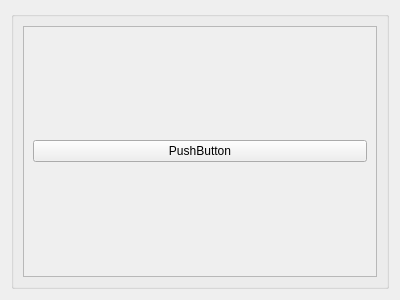
<?xml version="1.0" encoding="UTF-8"?>
<ui version="4.0">
 <class>Form</class>
 <widget class="QWidget" name="Form">
  <property name="geometry">
   <rect>
    <x>0</x>
    <y>0</y>
    <width>400</width>
    <height>300</height>
   </rect>
  </property>
  <property name="windowTitle">
   <string>Form</string>
  </property>
  <layout class="QHBoxLayout" name="horizontalLayout_3">
   <item>
    <widget class="QGroupBox" name="contentGroupBox">
     <property name="title">
      <string/>
     </property>
     <layout class="QHBoxLayout" name="horizontalLayout_2">
      <item>
       <layout class="QHBoxLayout" name="layoutContent">
        <item>
         <widget class="QScrollArea" name="contentScrollArea">
          <property name="widgetResizable">
           <bool>true</bool>
          </property>
          <widget class="QWidget" name="contentScrollAreaWidgetContents">
           <property name="geometry">
            <rect>
             <x>0</x>
             <y>0</y>
             <width>342</width>
             <height>242</height>
            </rect>
           </property>
           <layout class="QHBoxLayout" name="horizontalLayout">
            <item>
             <widget class="QPushButton" name="pushButton">
              <property name="text">
               <string>PushButton</string>
              </property>
             </widget>
            </item>
           </layout>
          </widget>
         </widget>
        </item>
       </layout>
      </item>
     </layout>
    </widget>
   </item>
  </layout>
 </widget>
 <resources/>
 <connections/>
</ui>
